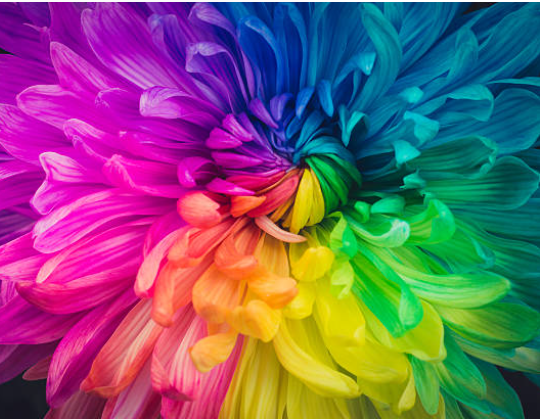
#> input picture Flowers.png, 540 x 419 px
$ python colorconversions.py
#> lines starting #> are read from the running program, lines starting #| are printed output that depends on the picture
import cv2
import matplotlib.pyplot as plt

image= cv2.imread('Flowers.png')
#> image is the input picture: shape (419, 540, 3); mean B, G, R 110.9, 89.5, 121.1

image_rgb = cv2.cvtColor(image, cv2.COLOR_BGR2RGB)
plt.imshow(image_rgb)
plt.title("RGB image")
plt.show()


gray_image = cv2.cvtColor(image, cv2.COLOR_BGR2GRAY)
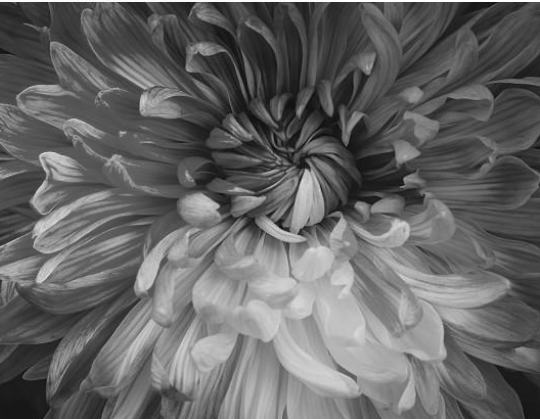
#> gray_image: shape (419, 540); min 12, max 255, mean 101.4
plt.imshow(gray_image, cmap='gray')
plt.title("Grayscale image")
plt.show()


cropped_image = image[100:400, 100:400]
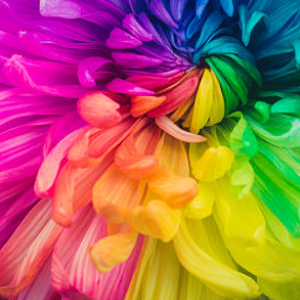
#> cropped_image: shape (300, 300, 3); mean B, G, R 87.9, 101.4, 168.8
cropped_rgb = cv2.cvtColor(cropped_image, cv2.COLOR_BGR2RGB)
plt.imshow(cropped_image)
plt.title("Cropped image")
plt.show()
